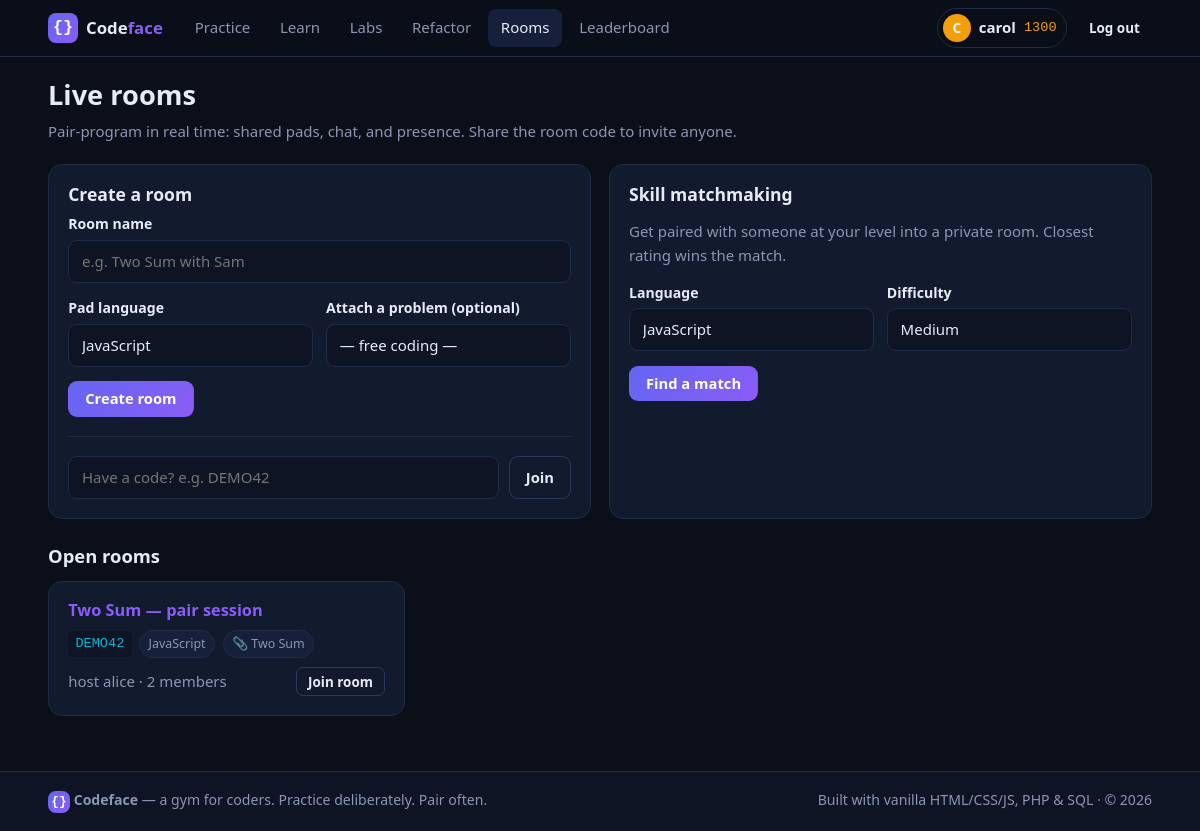
Page /frontend/rooms.php (signed in) on the committed database.
### tables this page shows
CREATE TABLE users (
  id            INTEGER PRIMARY KEY AUTOINCREMENT,
  username      TEXT NOT NULL UNIQUE,
  email         TEXT NOT NULL UNIQUE,
  password_hash TEXT NOT NULL,
  display_name  TEXT NOT NULL DEFAULT '',
  bio           TEXT NOT NULL DEFAULT '',
  avatar        TEXT NULL,             -- uploaded profile photo filename (data/avatars/), NULL = initials
  avatar_color  TEXT NOT NULL DEFAULT '#6366f1',
  rating        INTEGER NOT NULL DEFAULT 1200,
  is_admin      INTEGER NOT NULL DEFAULT 0,
  created_at    TEXT NOT NULL DEFAULT (datetime('now')),
  last_seen     TEXT
);

### backend/lib/auth.php (called while the page is built, shortened)
<?php
function current_user(): ?array {
    static $loaded = false, $user = null;
    if ($loaded) return $user;
    $loaded = true;
    $user = db_one(
        'SELECT id, username, email, display_name, bio, avatar, avatar_color, rating, is_admin, created_at, last_seen
         FROM users WHERE id = ?',
        [(int)$_SESSION['uid']]
    );
    return $user;
}
function require_login(): array {
    $u = current_user();
    return $u;
}

### backend/config/config.php (called while the page is built)
<?php
return [
    'app' => [
        'name'    => 'Codeface',
        'tagline' => 'A gym for coders',
    ],
    'db' => [
        'driver'      => getenv('CODEFACE_DB_DRIVER') ?: 'sqlite',
        'sqlite_path' => getenv('CODEFACE_SQLITE') ?: __DIR__ . '/../../database/data/codeface.sqlite',
        'mysql'       => [
            'host'    => getenv('CODEFACE_DB_HOST') ?: '127.0.0.1',
            'port'    => getenv('CODEFACE_DB_PORT') ?: '3306',
            'name'    => getenv('CODEFACE_DB_NAME') ?: 'codeface',
            'user'    => getenv('CODEFACE_DB_USER') ?: 'root',
            'pass'    => getenv('CODEFACE_DB_PASS') !== false ? getenv('CODEFACE_DB_PASS') : '',
            'charset' => 'utf8mb4',
        ],
    ],
    'sse' => [
        'enabled'     => true,
        'max_seconds' => 50,
        'tick_ms'     => 600,
    ],
];

### backend/lib/bootstrap.php (called while the page is built, shortened)
<?php
$config = require __DIR__ . '/../config/config.php';
require __DIR__ . '/helpers.php';
require __DIR__ . '/langs.php';
require __DIR__ . '/db.php';
require __DIR__ . '/auth.php';
require __DIR__ . '/rooms.php';

### backend/lib/db.php (called while the page is built, shortened)
<?php
function db(): PDO {
    static $pdo = null;
    global $config;
    if ($pdo instanceof PDO) return $pdo;
    require_once __DIR__ . '/content_seed.php';
    $cfg    = $config['db'];
    $driver = $cfg['driver'];
    if ($driver === 'mysql') {
        $m = $cfg['mysql'];
        $pdo = new PDO(
            "mysql:host={$m['host']};port={$m['port']};charset={$m['charset']}",
            $m['user'],
            $m['pass'],
            [
                PDO::ATTR_ERRMODE            => PDO::ERRMODE_EXCEPTION,
                PDO::ATTR_DEFAULT_FETCH_MODE => PDO::FETCH_ASSOC,
                PDO::ATTR_EMULATE_PREPARES   => false,
            ]
        );
        $dbName = preg_replace('/[^A-Za-z0-9_]/', '', (string)($m['name'] ?? 'codeface')) ?: 'codeface';
        $pdo->exec("CREATE DATABASE IF NOT EXISTS `{$dbName}` CHARACTER SET utf8mb4 COLLATE utf8mb4_unicode_ci");
        $pdo->exec("USE `{$dbName}`");
        $hasUsers = (bool)$pdo->query("SHOW TABLES LIKE 'users'")->fetch();
        if (!$hasUsers) {
            db_run_sql_file($pdo, __DIR__ . '/../../database/schema.mysql.sql');
            seed_database($pdo);
        } else {
            seed_database_if_empty($pdo);
        }
    } else {
        $path  = $cfg['sqlite_path'];
        $fresh = !file_exists($path) || filesize($path) === 0;
        $pdo = new PDO('sqlite:' . $path, null, null, [
            PDO::ATTR_ERRMODE            => PDO::ERRMODE_EXCEPTION,
            PDO::ATTR_DEFAULT_FETCH_MODE => PDO::FETCH_ASSOC,
        ]);
        $pdo->exec('PRAGMA journal_mode = WAL');
        $pdo->exec('PRAGMA foreign_keys = ON');
    }
    cf_migrate_and_seed($pdo);
    return $pdo;
}
function db_one(string $sql, array $params = []): ?array {
    $st = db()->prepare($sql);
    $st->execute($params);
    $row = $st->fetch();
    return $row === false ? null : $row;
}
function db_all(string $sql, array $params = []): array {
    $st = db()->prepare($sql);
    $st->execute($params);
    return $st->fetchAll();
}

### backend/lib/content_seed.php (called while the page is built, shortened)
<?php
function cf_meta_get(PDO $pdo, string $key): ?string {
    try {
        $row = $pdo->prepare('SELECT value FROM meta WHERE `key` = ?');
        $row->execute([$key]);
        $r = $row->fetch();
        return $r ? (string)$r['value'] : null;
    } catch (Throwable $e) {
        return null;
    }
}
function cf_migrate_and_seed(PDO $pdo): void {
    if ((int)(cf_meta_get($pdo, 'schema_version') ?? '0') >= CF_SCHEMA_VERSION) return;
}

### backend/lib/langs.php (called while the page is built, shortened)
<?php
function cf_languages(): array {
    static $langs = null;
    if ($langs !== null) return $langs;
    return $langs;
}
function cf_language_names(): array {
    $out = [];
    foreach (cf_languages() as $id => $m) $out[$id] = $m['name'];
    return $out;
}

### frontend/rooms.php (the view, shortened to what this page needs)
<?php
require __DIR__ . '/../backend/lib/bootstrap.php';
$me = require_login();
$active = 'rooms';
$rooms = db_all(
    "SELECT r.code, r.name, r.language, r.created_at, u.username AS owner,
            p.title AS problem_title,
            (SELECT COUNT(*) FROM room_members m WHERE m.room_id = r.id AND m.left_at IS NULL) AS members,
            (SELECT COUNT(*) FROM room_members m WHERE m.room_id = r.id AND m.left_at IS NULL
              AND m.last_seen IS NOT NULL AND m.last_seen >= ?) AS online
     FROM rooms r
     LEFT JOIN users u ON u.id = r.owner_id
     LEFT JOIN problems p ON p.id = r.problem_id
     WHERE r.is_live = 1
     ORDER BY online DESC, r.created_at DESC
     LIMIT 30",
    [ts(time() - 15)]
);
require __DIR__ . '/../backend/partials/head.php';
require __DIR__ . '/../backend/partials/header.php';
?>
<div class="container">
  <div class="page-head">
    <div>
      <h1>Live rooms</h1>
      <p class="page-sub">Pair-program in real time: shared pads, chat, and presence. Share the room code to invite anyone.</p>
    </div>
  </div>
  <div class="lobby-grid">
    <div class="card">
      <h3>Create a room</h3>
      <form id="createRoomForm" class="stacked-form">
        <label class="field">
          <span>Room name</span>
          <input class="input" type="text" name="name" maxlength="60" placeholder="e.g. Two Sum with Sam" required>
        </label>
        <div class="field-row">
          <label class="field">
            <span>Pad language</span>
            <select class="input" name="language">
              <?php foreach (cf_language_names() as $lid => $lname): ?>
              <option value="<?= e($lid) ?>"<?= $lid === 'javascript' ? ' selected' : '' ?>><?= e($lname) ?></option>
              <?php endforeach; ?>
            </select>
          </label>
          <label class="field">
            <span>Attach a problem (optional)</span>
            <select class="input" name="problem_id">
              <option value="">— free coding —</option>
            </select>
          </label>
        </div>
        <button class="btn btn-primary" type="submit">Create room</button>
      </form>
      <hr class="sep">
      <form class="inline-form" method="get" action="room.php" onsubmit="return this.code.value = this.code.value.toUpperCase().trim();">
        <input class="input" type="text" name="code" maxlength="12" placeholder="Have a code? e.g. DEMO42" required>
        <button class="btn btn-outline" type="submit">Join</button>
      </form>
    </div>
    <div class="card">
      <h3>Skill matchmaking</h3>
      <p class="muted">Get paired with someone at your level into a private room. Closest rating wins the match.</p>
      <form id="matchForm" class="stacked-form">
        <div class="field-row">
          <label class="field">
            <span>Language</span>
            <select class="input" name="language">
              <?php foreach (cf_language_names() as $lid => $lname): ?>
              <option value="<?= e($lid) ?>"<?= $lid === 'javascript' ? ' selected' : '' ?>><?= e($lname) ?></option>
              <?php endforeach; ?>
            </select>
          </label>
          <label class="field">
            <span>Difficulty</span>
            <select class="input" name="difficulty">
              <option value="medium" selected>Medium</option>
            </select>
          </label>
        </div>
        <button class="btn btn-primary" type="submit" id="mmBtn">Find a match</button>
        <div class="mm-status" id="mmStatus"></div>
      </form>
    </div>
  </div>
  <h2 class="section-title">Open rooms</h2>
  <?php if (!$rooms): ?>
    <div class="card empty-state"><p>No live rooms right now. Be the first to create one!</p></div>
  <?php else: ?>
  <div class="rooms-grid">
    <?php foreach ($rooms as $r): ?>
    <div class="card room-card">
      <div class="room-card-head">
        <h3><a href="room.php?code=<?= urlencode($r['code']) ?>"><?= e($r['name']) ?></a></h3>
      </div>
      <div class="room-card-meta">
        <code class="room-code"><?= e($r['code']) ?></code>
        <span class="tag"><?= e(cf_language_names()[$r['language']] ?? $r['language']) ?></span>
        <?php if ($r['problem_title']): ?><span class="tag">📎 <?= e($r['problem_title']) ?></span><?php endif; ?>
      </div>
      <div class="room-card-foot">
        <span class="muted">host <?= e($r['owner'] ?? '?') ?> · <?= (int)$r['members'] ?> member<?= (int)$r['members'] === 1 ? '' : 's' ?></span>
        <a class="btn btn-sm btn-outline" href="room.php?code=<?= urlencode($r['code']) ?>">Join room</a>
      </div>
    </div>
    <?php endforeach; ?>
  </div>
  <?php endif; ?>
</div>
<?php
require __DIR__ . '/../backend/partials/footer.php';
?>

### backend/partials/header.php (shortened to what this page needs)
<?php
$active = $active ?? '';
$navUser = current_user();
function nav_link(string $href, string $key, string $label): void {
    global $active;
    $cls = $active === $key ? ' class="active"' : '';
    echo '<a href="' . e($href) . '"' . $cls . '>' . e($label) . '</a>';
}
?>
<body>
<header class="topnav">
  <div class="container nav-inner">
    <a class="brand" href="index.php">
      <span class="brand-mark">{}</span>
      <span class="brand-name">Code<span>face</span></span>
    </a>
    <nav class="nav-links" id="navLinks">
      <?php nav_link('problems.php', 'problems', 'Practice'); ?>
    </nav>
    <div class="nav-user">
      <?php if ($navUser): ?>
        <a class="user-chip" href="profile.php?u=<?= urlencode($navUser['username']) ?>" title="Your profile">
          <?= cf_avatar_html($navUser, 'avatar') ?>
          <span class="user-chip-name"><?= e($navUser['username']) ?></span>
          <span class="user-chip-rating" title="Rating"><?= (int)$navUser['rating'] ?></span>
        </a>
        <a class="btn btn-ghost btn-sm" href="logout.php">Log out</a>
      <?php else: ?>
        <a class="btn btn-ghost btn-sm" href="login.php">Log in</a>
        <a class="btn btn-primary btn-sm" href="register.php">Get started</a>
      <?php endif; ?>
    </div>
  </div>
</header>
<main class="page">

### backend/lib/helpers.php (shortened to what this page needs)
<?php
function e(?string $s): string {
    return htmlspecialchars((string)$s, ENT_QUOTES, 'UTF-8');
}
function ts(int $unix): string { return gmdate('Y-m-d H:i:s', $unix); }
function cf_avatar_file(?string $avatar): ?string {
    if (!$avatar) return null;
    $f = __DIR__ . '/../../database/data/avatars/' . basename($avatar);
    return is_file($f) ? $f : null;
}
function cf_avatar_url(array $user): ?string {
    $f = cf_avatar_file($user['avatar'] ?? null);
    if (!$f) return null;
    return 'avatar.php?id=' . (int)$user['id'] . '&v=' . filemtime($f);
}
function cf_avatar_html(array $user, string $cls = 'avatar'): string {
    $url = cf_avatar_url($user);
    return '<span class="' . e($cls) . '" style="background:' . e($user['avatar_color'] ?? '#6366f1') . '">'
         . e(strtoupper(substr((string)$user['username'], 0, 1))) . '</span>';
}

### rows in the picture
users: username "C", username "carol", rating "1300"

### other values in the picture
$label "Practice Learn Labs Refactor Rooms Leaderboard"
$r['name'] "Two Sum — pair session"
$r['code'] "DEMO42"
cf_language_names()[$r['language']] "JavaScript"
$r['problem_title'] "Two Sum"
$r['owner'] "alice"
$r['members'] "2"
$year "2026"
form field language "JavaScript"
